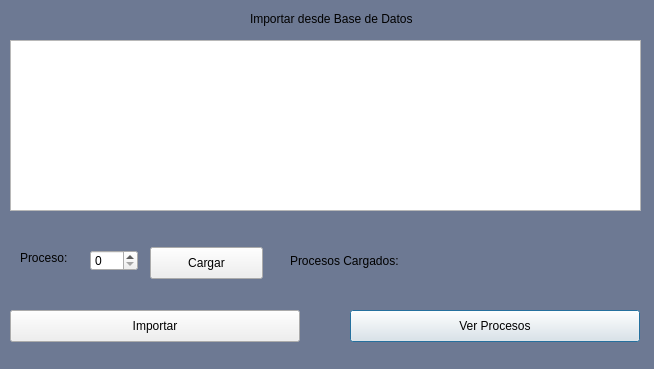
<?xml version="1.0" encoding="UTF-8"?>
<ui version="4.0">
 <class>Dialog</class>
 <widget class="QDialog" name="Dialog">
  <property name="geometry">
   <rect>
    <x>0</x>
    <y>0</y>
    <width>654</width>
    <height>369</height>
   </rect>
  </property>
  <property name="windowTitle">
   <string>Importar Procesos</string>
  </property>
  <property name="styleSheet">
   <string notr="true">QDialog{
background-color:#6d7993;
}</string>
  </property>
  <widget class="QTableWidget" name="tableWidgetImportar">
   <property name="geometry">
    <rect>
     <x>10</x>
     <y>40</y>
     <width>631</width>
     <height>171</height>
    </rect>
   </property>
   <property name="alternatingRowColors">
    <bool>false</bool>
   </property>
   <property name="selectionMode">
    <enum>QAbstractItemView::MultiSelection</enum>
   </property>
   <property name="sortingEnabled">
    <bool>false</bool>
   </property>
   <property name="rowCount">
    <number>0</number>
   </property>
   <property name="columnCount">
    <number>0</number>
   </property>
   <attribute name="verticalHeaderStretchLastSection">
    <bool>true</bool>
   </attribute>
  </widget>
  <widget class="QPushButton" name="pushButtonVertabla">
   <property name="geometry">
    <rect>
     <x>350</x>
     <y>310</y>
     <width>290</width>
     <height>32</height>
    </rect>
   </property>
   <property name="text">
    <string>Ver Procesos</string>
   </property>
  </widget>
  <widget class="QPushButton" name="pushButtonImportar">
   <property name="geometry">
    <rect>
     <x>10</x>
     <y>310</y>
     <width>290</width>
     <height>32</height>
    </rect>
   </property>
   <property name="text">
    <string>Importar</string>
   </property>
  </widget>
  <widget class="QLabel" name="label">
   <property name="geometry">
    <rect>
     <x>250</x>
     <y>-2</y>
     <width>271</width>
     <height>41</height>
    </rect>
   </property>
   <property name="palette">
    <palette>
     <active>
      <colorrole role="Text">
       <brush brushstyle="SolidPattern">
        <color alpha="255">
         <red>255</red>
         <green>255</green>
         <blue>255</blue>
        </color>
       </brush>
      </colorrole>
     </active>
     <inactive>
      <colorrole role="Text">
       <brush brushstyle="SolidPattern">
        <color alpha="255">
         <red>255</red>
         <green>255</green>
         <blue>255</blue>
        </color>
       </brush>
      </colorrole>
     </inactive>
     <disabled>
      <colorrole role="Text">
       <brush brushstyle="SolidPattern">
        <color alpha="255">
         <red>190</red>
         <green>190</green>
         <blue>190</blue>
        </color>
       </brush>
      </colorrole>
     </disabled>
    </palette>
   </property>
   <property name="text">
    <string>Importar desde Base de Datos</string>
   </property>
   <property name="textFormat">
    <enum>Qt::AutoText</enum>
   </property>
  </widget>
  <widget class="QLabel" name="label_Proceso">
   <property name="geometry">
    <rect>
     <x>20</x>
     <y>250</y>
     <width>60</width>
     <height>16</height>
    </rect>
   </property>
   <property name="text">
    <string>Proceso:</string>
   </property>
  </widget>
  <widget class="QLabel" name="label_PC">
   <property name="geometry">
    <rect>
     <x>290</x>
     <y>250</y>
     <width>331</width>
     <height>21</height>
    </rect>
   </property>
   <property name="text">
    <string>Procesos Cargados: </string>
   </property>
  </widget>
  <widget class="QSpinBox" name="spinBox_Proceso">
   <property name="geometry">
    <rect>
     <x>90</x>
     <y>250</y>
     <width>48</width>
     <height>21</height>
    </rect>
   </property>
  </widget>
  <widget class="QPushButton" name="pushButtonCargar">
   <property name="geometry">
    <rect>
     <x>150</x>
     <y>247</y>
     <width>113</width>
     <height>32</height>
    </rect>
   </property>
   <property name="text">
    <string>Cargar</string>
   </property>
  </widget>
  <widget class="QLabel" name="label_error">
   <property name="geometry">
    <rect>
     <x>390</x>
     <y>270</y>
     <width>341</width>
     <height>21</height>
    </rect>
   </property>
   <property name="styleSheet">
    <string notr="true">color:red;</string>
   </property>
   <property name="text">
    <string/>
   </property>
  </widget>
 </widget>
 <resources/>
 <connections/>
</ui>
